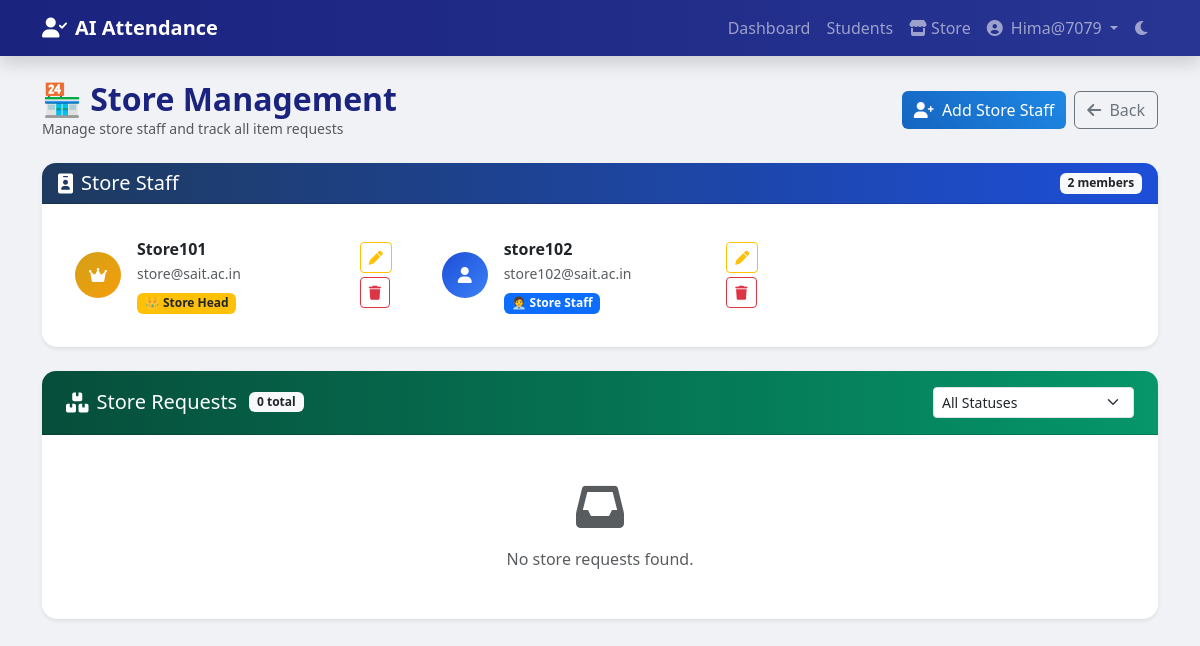
Page /core/store_dashboard/ (signed in) on the earlier database version.
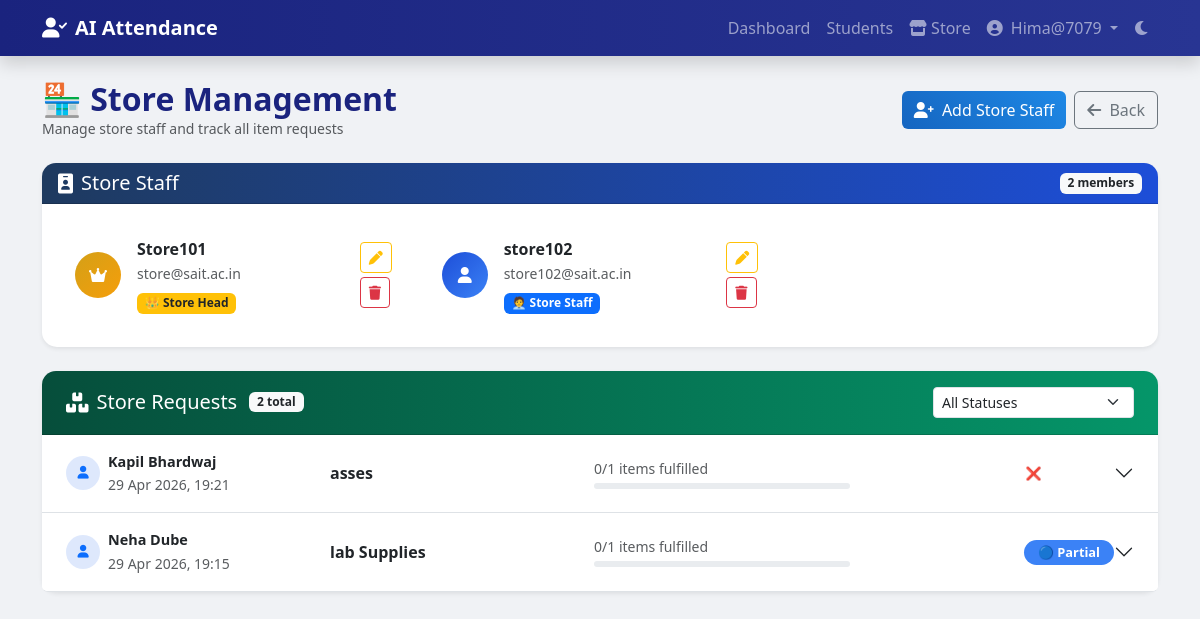
Same page on the later database version.
### core/models.py (models this page shows, shortened)
class StoreStaff(models.Model):
    ROLE_CHOICES = [
        ('head',  'Store Head'),
        ('staff', 'Store Staff'),
    ]
    user       = models.OneToOneField(User, on_delete=models.CASCADE, related_name='store_profile')
    role       = models.CharField(max_length=10, choices=ROLE_CHOICES, default='staff')
    department = models.CharField(max_length=100, blank=True)
    phone      = models.CharField(max_length=15, blank=True)
    class Meta:
        verbose_name        = 'Store Staff'
        verbose_name_plural = 'Store Staff'

class StoreRequest(models.Model):
    STATUS_CHOICES = [
        ('pending_hod',   'Awaiting HOD Approval'),
        ('hod_rejected',  'Rejected by HOD'),
        ('pending_store', 'Awaiting Store Head'),
        ('assigned',      'Assigned to Staff'),
        ('partial',       'Partially Fulfilled'),
        ('fulfilled',     'Fully Fulfilled'),
        ('rejected',      'Rejected by Store'),
    ]
    requested_by = models.ForeignKey(User, on_delete=models.CASCADE, related_name='store_requests')
    title        = models.CharField(max_length=200)
    notes        = models.TextField(blank=True)
    status       = models.CharField(max_length=20, choices=STATUS_CHOICES, default='pending_hod')
    hod_approved_by = models.ForeignKey(
        User, on_delete=models.SET_NULL, null=True, blank=True,
        related_name='hod_approved_requests'
    )
    hod_approved_at = models.DateTimeField(null=True, blank=True)
    hod_remarks     = models.TextField(blank=True)
    fulfilled_by = models.ForeignKey(
        StoreStaff, on_delete=models.SET_NULL,
        null=True, blank=True, related_name='fulfilled_requests'
    )
    assigned_to  = models.ForeignKey(
        StoreStaff, on_delete=models.SET_NULL,
        null=True, blank=True, related_name='assigned_requests'
    )
    assigned_at       = models.DateTimeField(null=True, blank=True)
    expected_delivery = models.DateField(null=True, blank=True)
    staff_response    = models.TextField(blank=True, help_text='Store staff response/notes')
    remarks           = models.TextField(blank=True, help_text='Store Head remarks')
    created_at = models.DateTimeField(auto_now_add=True)
    updated_at = models.DateTimeField(auto_now=True)
    class Meta:
        ordering = ['-created_at']
    @property
    def total_items(self):
        return self.items.count()
    @property
    def fulfilled_items_count(self):
        return sum(1 for item in self.items.all() if item.is_fulfilled)
    @property
    def fulfillment_pct(self):
        total = self.total_items
        if total == 0:
            return 0
        return int((self.fulfilled_items_count / total) * 100)

class StoreRequestItem(models.Model):
    request            = models.ForeignKey(StoreRequest, on_delete=models.CASCADE, related_name='items')
    item_name          = models.CharField(max_length=200)
    quantity_requested = models.PositiveIntegerField(default=1)
    quantity_provided  = models.PositiveIntegerField(default=0)
    @property
    def is_fulfilled(self):
        return self.quantity_provided >= self.quantity_requested
    @property
    def fulfillment_pct(self):
        if self.quantity_requested == 0:
            return 100
        return min(100, int((self.quantity_provided / self.quantity_requested) * 100))

### core/views.py (the view)
# urls.py: path('store_dashboard/', views.admin_store_dashboard, name='admin_store_dashboard'),
@user_passes_test(lambda u: u.is_superuser)
def admin_store_dashboard(request):
    store_staff   = StoreStaff.objects.select_related('user').order_by('role', 'user__username')
    status_filter = request.GET.get('status', '')
    requests_qs = StoreRequest.objects.select_related(
        'requested_by', 'fulfilled_by__user'
    ).prefetch_related('items').all()
    if status_filter:
        requests_qs = requests_qs.filter(status=status_filter)
    from django.db.models import Q
    all_users = User.objects.filter(is_active=True).exclude(
        id__in=StoreStaff.objects.values_list('user_id', flat=True)
    ).exclude(
        Q(is_staff=True) | Q(is_superuser=True) | Q(student__isnull=False)
    ).order_by('username')
    context = {
        'store_staff':    store_staff,
        'store_requests': requests_qs,
        'status_filter':  status_filter,
        'STATUS_CHOICES': StoreRequest.STATUS_CHOICES,
        'all_users':      all_users,
    }
    return render(request, 'store_dashboard.html', context)

### templates/store_dashboard.html (shortened to what this page needs)
{% extends 'base.html' %}
{% block content %}
<div class="d-flex justify-content-between align-items-center mb-4">
    <div>
        <h2 class="header-title mb-0">🏪 Store Management</h2>
        <p class="text-muted small mb-0">Manage store staff and track all item requests</p>
    </div>
    <div class="d-flex gap-2">
        <button class="btn btn-primary" data-bs-toggle="modal" data-bs-target="#addStaffModal">
            <i class="fas fa-user-plus me-1"></i> Add Store Staff
        </button>
        <a href="{% url 'admin_dashboard' %}" class="btn btn-outline-secondary">
            <i class="fas fa-arrow-left me-1"></i> Back
        </a>
    </div>
</div>
<div class="card shadow-sm mb-4">
    <div class="card-header d-flex align-items-center gap-2"
         style="background:linear-gradient(90deg,#1e3a5f,#1d4ed8); color:#fff; border-radius:14px 14px 0 0;">
        <i class="fas fa-id-badge fa-lg"></i>
        <h5 class="mb-0">Store Staff</h5>
        <span class="badge bg-light text-dark ms-auto">{{ store_staff.count }} member{{ store_staff.count|pluralize }}</span>
    </div>
    <div class="card-body">
        {% if store_staff %}
        <div class="row g-3">
            {% for s in store_staff %}
            <div class="col-md-4">
                <div class="card staff-card p-3 h-100">
                    <div class="d-flex align-items-center gap-3">
                        <div class="rounded-circle d-flex align-items-center justify-content-center"
                             style="width:46px;height:46px;background:{% if s.role == 'head' %}linear-gradient(135deg,#d4a017,#f59e0b){% else %}linear-gradient(135deg,#1d4ed8,#3b82f6){% endif %};">
                            <i class="fas {% if s.role == 'head' %}fa-crown{% else %}fa-user{% endif %} text-white"></i>
                        </div>
                        <div class="flex-grow-1">
                            <div class="fw-bold">{{ s.user.get_full_name|default:s.user.username }}</div>
                            <small class="text-muted">{{ s.user.email|default:"—" }}</small>
                            <div class="mt-1">
                                <span class="badge {% if s.role == 'head' %}bg-warning text-dark{% else %}bg-primary{% endif %}" style="font-size:.75rem;">
                                    {% if s.role == 'head' %}👑 Store Head{% else %}🧑‍💼 Store Staff{% endif %}
                                </span>
                            </div>
                        </div>
                        <div class="d-flex flex-column gap-1">
                            <a href="{% url 'edit_store_staff' s.id %}"
                               class="btn btn-sm btn-outline-warning" title="Edit">
                                <i class="fas fa-pen"></i>
                            </a>
                            <form method="post" action="{% url 'delete_store_staff' s.id %}"
                                  onsubmit="return confirm('Remove {{ s.user.username }} from store staff?');">
                                <button class="btn btn-sm btn-outline-danger" title="Remove">
                                    <i class="fas fa-trash"></i>
                                </button>
                            </form>
                        </div>
                    </div>
                </div>
            </div>
            {% endfor %}
        </div>
        {% else %}
        <div class="text-center py-4 text-muted">
            <i class="fas fa-users-slash fa-2x mb-2"></i>
            <p class="mb-0">No store staff added yet.</p>
        </div>
        {% endif %}
    </div>
</div>
<div class="card shadow-sm">
    <div class="card-header d-flex align-items-center gap-3 flex-wrap"
         style="background:linear-gradient(90deg,#064e3b,#059669); color:#fff; border-radius:14px 14px 0 0; padding:1rem 1.5rem;">
        <div class="d-flex align-items-center gap-2 flex-grow-1">
            <i class="fas fa-boxes fa-lg"></i>
            <h5 class="mb-0">Store Requests</h5>
            <span class="badge bg-light text-dark ms-1">{{ store_requests.count }} total</span>
        </div>
        <form method="get" class="d-flex align-items-center gap-2">
            <select name="status" class="form-select form-select-sm" style="min-width:170px;"
                    onchange="this.form.submit()">
                <option value="">All Statuses</option>
            </select>
        </form>
    </div>
    <div class="card-body p-0">
        {% if store_requests %}
        <div class="accordion" id="requestsAccordion">
            {% for req in store_requests %}
            <div class="accordion-item border-0 border-bottom">
                <div class="accordion-header">
                    <button class="accordion-button collapsed py-3 px-4" type="button"
                            data-bs-toggle="collapse" data-bs-target="#req{{ req.id }}">
                        <div class="row w-100 align-items-center g-2">
                            <div class="col-md-3 d-flex align-items-center gap-2">
                                <div class="rounded-circle d-flex align-items-center justify-content-center"
                                     style="width:34px;height:34px;background:rgba(37,99,235,0.15);flex-shrink:0;">
                                    <i class="fas fa-user text-primary" style="font-size:.8rem;"></i>
                                </div>
                                <div>
                                    <div class="fw-bold" style="font-size:.9rem;">{{ req.requested_by.get_full_name|default:req.requested_by.username }}</div>
                                    <small class="text-muted">{{ req.created_at|date:"d M Y, H:i" }}</small>
                                </div>
                            </div>
                            <div class="col-md-3">
                                <span class="fw-semibold">{{ req.title }}</span>
                            </div>
                            <div class="col-md-3">
                                <small class="text-muted d-block mb-1">
                                    {{ req.fulfilled_items_count }}/{{ req.total_items }} items fulfilled
                                </small>
                                <div class="progress progress-thin">
                                </div>
                            </div>
                            <div class="col-md-3 text-md-end">
                                <span class="badge rounded-pill store-badge-{{ req.status }}" style="font-size:.8rem;padding:6px 14px;">
                                    {% if req.status == 'pending'   %}⏳ Pending
                                    {% elif req.status == 'partial'   %}🔵 Partial
                                    {% elif req.status == 'fulfilled' %}✅ Fulfilled
                                    {% else %}❌ Rejected{% endif %}
                                </span>
                            </div>
                        </div>
                    </button>
                </div>
            </div>
            {% endfor %}
        </div>
        {% else %}
        <div class="text-center py-5 text-muted">
            <i class="fas fa-inbox fa-3x mb-3"></i>
            <p class="mb-0">No store requests found{% if status_filter %} for this status{% endif %}.</p>
        </div>
        {% endif %}
    </div>
</div>
{% endblock %}

### templates/base.html (shortened to what this page needs)
<!DOCTYPE html>
<html lang="en">
<head>
    <link href="https://cdn.jsdelivr.net/npm/bootstrap@5.3.0/dist/css/bootstrap.min.css" rel="stylesheet">
    <link rel="stylesheet" href="https://cdnjs.cloudflare.com/ajax/libs/font-awesome/6.0.0/css/all.min.css">
</head>
<body>
    <nav class="navbar navbar-expand-lg navbar-dark mb-4 shadow">
        <div class="container">
            <a class="navbar-brand fw-bold" href="{% url 'index' %}"><i class="fas fa-user-check me-2"></i>AI
                Attendance</a>
            <div class="collapse navbar-collapse" id="navbarNav">
                <ul class="navbar-nav ms-auto">
                    {% if user.is_authenticated %}
                    {% if user.is_superuser %}
                    <li class="nav-item"><a class="nav-link" href="{% url 'admin_dashboard' %}">Dashboard</a></li>
                    <li class="nav-item"><a class="nav-link" href="{% url 'manage_students' %}">Students</a></li>
                    <li class="nav-item"><a class="nav-link" href="{% url 'admin_store_dashboard' %}"><i class="fas fa-store me-1"></i>Store</a></li>
                    {% endif %}
                    <li class="nav-item dropdown">
                        <a class="nav-link dropdown-toggle" href="#" id="navbarDropdown" role="button"
                            data-bs-toggle="dropdown" aria-expanded="false">
                            <i class="fas fa-user-circle me-1"></i> {{ user.username }}
                        </a>
                    </li>
                    {% else %}
                    <li class="nav-item"><a class="nav-link" href="{% url 'login' %}"><i
                                class="fas fa-sign-in-alt me-1"></i> Login</a></li>
                    {% endif %}
                    <li class="nav-item">
                        <button class="btn nav-link" id="darkModeToggle" title="Toggle Dark Mode">
                            <i class="fas fa-moon"></i>
                        </button>
                    </li>
                </ul>
            </div>
        </div>
    </nav>
    <div class="container">
        {% block content %}{% endblock %}
    </div>
</body>
</html>

### templates/base.html (style rules this page uses)
body { background-color: #f0f2f5; font-family: 'Segoe UI', Tahoma, Geneva, Verdana, sans-serif; }
.navbar { background: linear-gradient(90deg, #1a237e, #283593); }
.card { border-radius: 15px; border: none; transition: transform 0.3s; }
.btn-primary { background: linear-gradient(45deg, #1565c0, #1e88e5); border: none; }
.header-title { color: #1a237e; font-weight: bold; }

### templates/store_dashboard.html (style rules this page uses)
.store-badge-partial { background:#3b82f6; color:#fff; }
.progress-thin { height:6px; border-radius:4px; }
.staff-card { border-radius:14px; border:1px solid rgba(255,255,255,0.08); transition:transform .2s; }

Differences in the rows shown:
added StoreRequest: requested_by.get_full_name "Kapil Bhardwaj", created_at "29 Apr 2026, 19:21", title "asses", fulfilled_items_count "0", total_items "1", status "❌ Rejected"
added StoreRequest: requested_by.get_full_name "Neha Dube", created_at "29 Apr 2026, 19:15", title "lab Supplies", fulfilled_items_count "0", total_items "1", status "🔵 Partial"
Other differences:
{{ store_requests.count }}: "0" → "2"
text no longer shown: "No store requests found ."
